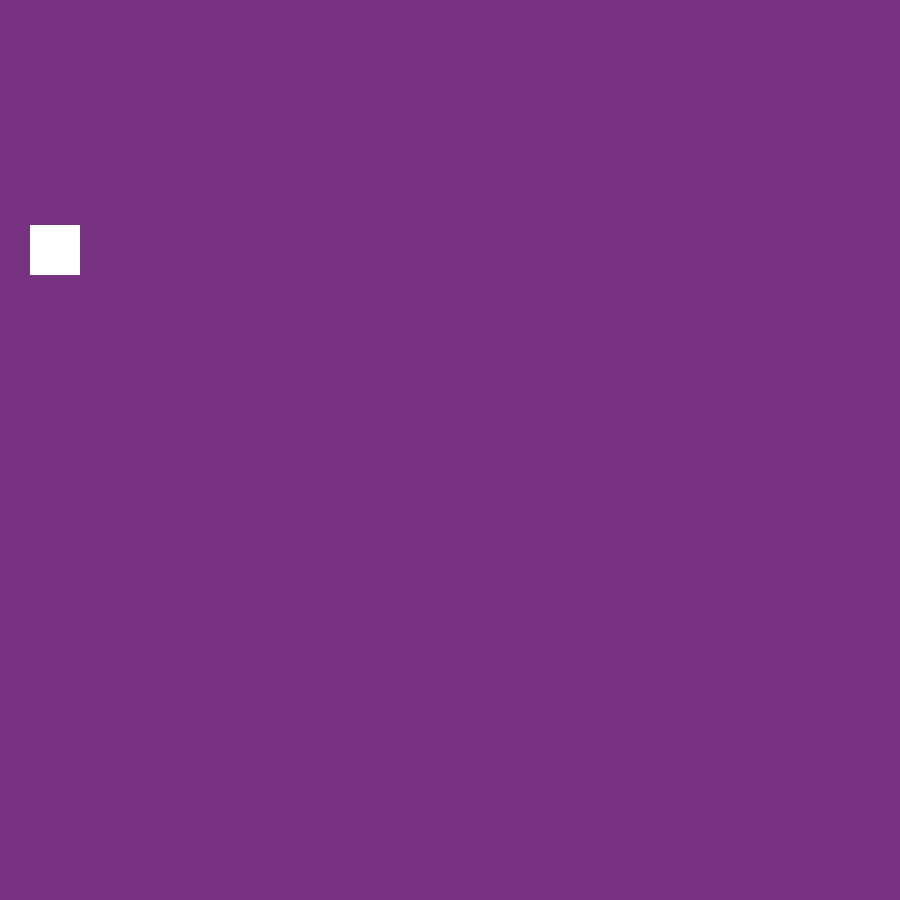
Frame 1 (no input)
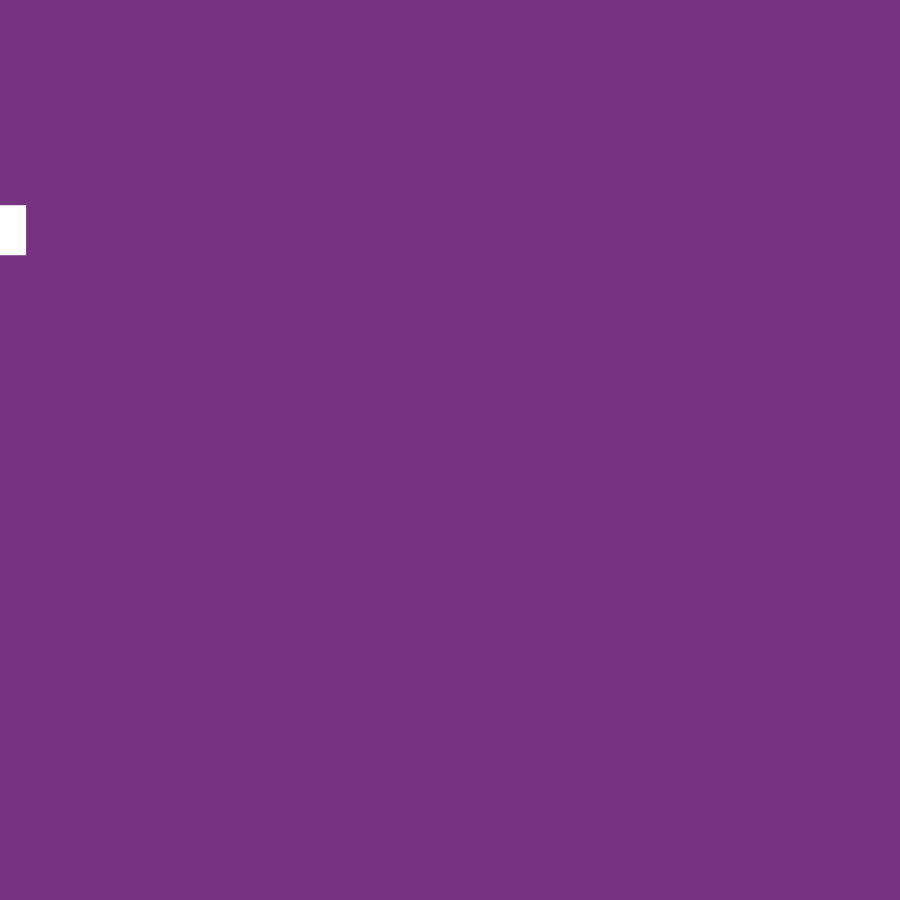
Frame 60 (the mouse pressed at the canvas centre just before this capture)
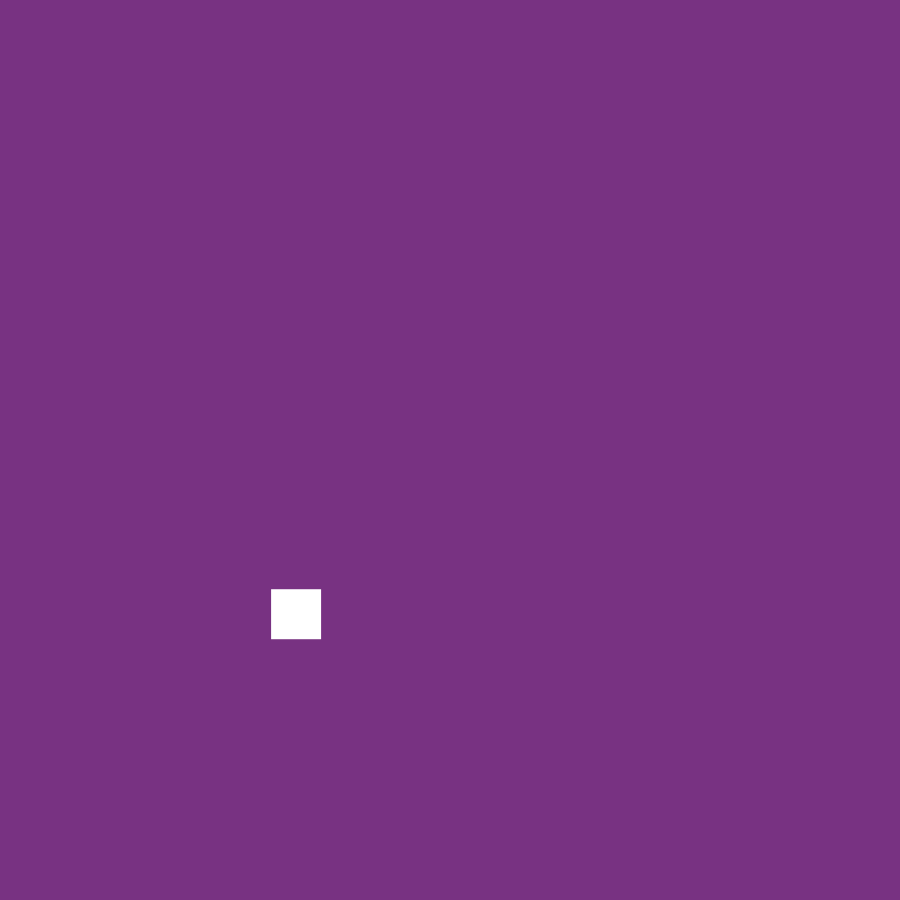
Frame 120 (the mouse held since frame 60 and released just before this capture)

The Processing sketch that drew these frames (run headless with seeded random() and noise(); from frame 60 on, the mouse is pressed at the canvas centre):

// Processing sketch: week7_notes
// ── week7_notes.pde
//// Percentage states.

//char[] states = {'A', 'B', 'C', 'D', 'E', 'F'};
//float[] range = {.2, .2, .1, .1, .05, .15};
//float rand = random(1);

//println(rand);
//float current = 0;

//for (int i = 0; i < range.length; i++)
//{
//  // cycle through every range value
//  current += range[i];
//  if(rand < current)
//  {
//    println(states[i]);// set the state
//    break; // cancel the for loop
//  }
//}

/////////////////////////////////////////////////////////
///*      home  school  work  boo's house
// Home    .3    .3      .2    .2 
// School  .3    .1      .3    .3  
// Work    .7    0       .15   .15
// Boo's   .1    .2      .3    .4
// */
//String[] places = { "Home", "School", "work", "boos"};
//int STATE = 1; // 1 is school
//float[][] movementChance = {
//  {.3, .3, .2, .2 }, 
//  {.3, .1, .3, .3 }, 
//  {.7, 0, .15, .15}, 
//  {.1, .2, .3, .4}, 
//};
////println(movementChance[0][1]);
//for (int hours = 0; hours<24; hours++) {
//  float rand = random(1);
//  float current = 0;
//  float[] whereToGoPercent = movementChance[STATE];
//  for (int i = 0; i<whereToGoPercent.length; i++) {
//    current += whereToGoPercent[i];
//    if (rand < current) {
//      STATE = i;
//      break;
//    }
//  }
//  println(hours+1, places[STATE]);
//}

//////////////////////////////////////////////////

PVector squarePosition = new PVector(30, 225);
PVector squareVelocity = new PVector(0, -3);
PVector squareAcceleration = new PVector(0, .1);

void setup()
{
  size(900, 900);
  noStroke();
}

void draw()
{
  background(120, 50, 130);
  rect(squarePosition.x, squarePosition.y, 50, 50);
  squarePosition.add(squareVelocity);
  squareVelocity.add(squareAcceleration);
  squareAcceleration.rotate(radians(1));
}

void mousePressed()
{
  squarePosition = new PVector(30, 255);
  squareVelocity = new PVector(5, 03);
  squareAcceleration = new PVector(0, .1);
}
